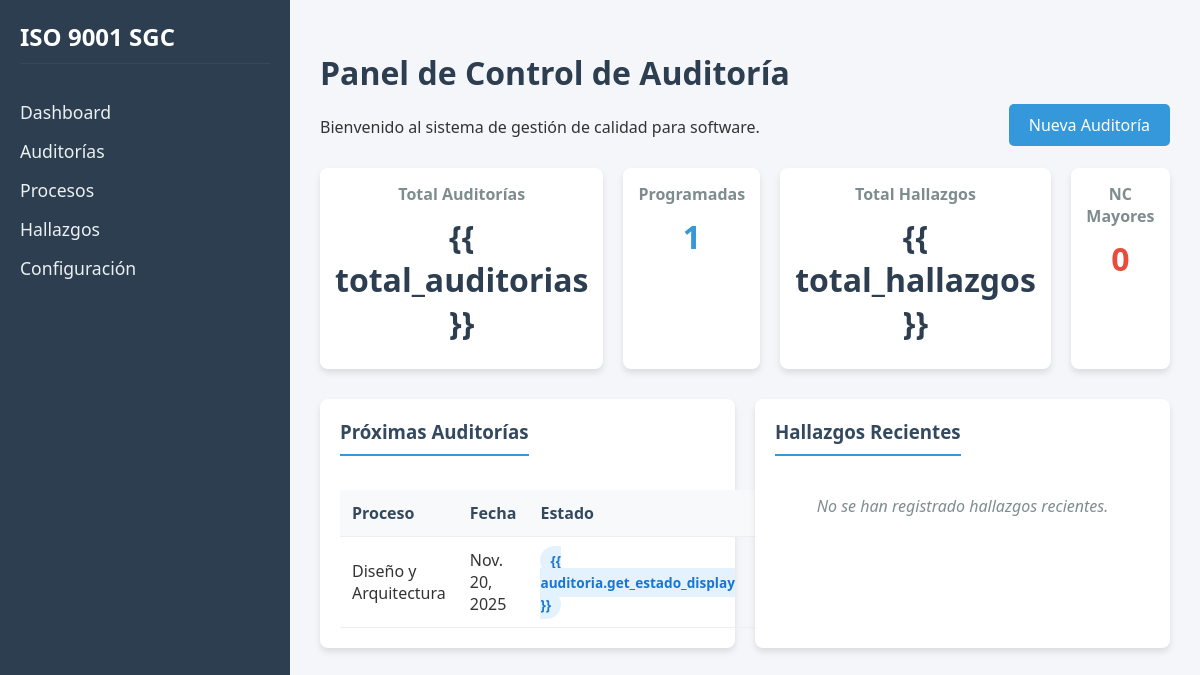
Page /auditorias/ on the committed database.
### auditorias/models.py (models this page shows, shortened)
class Auditoria(models.Model):
    ESTADOS = [
        ('PROGRAMADA', 'Programada'),
        ('EN_CURSO', 'En Curso'),
        ('COMPLETADA', 'Completada'),
        ('CANCELADA', 'Cancelada'),
    ]
    plan = models.ForeignKey(PlanAuditoria, on_delete=models.CASCADE, related_name='auditorias')
    proceso = models.ForeignKey(ProcesoSoftware, on_delete=models.CASCADE)
    normas = models.ManyToManyField(NormaReferencia, related_name='auditorias')
    auditor_lider = models.CharField(max_length=100)
    fecha_programada = models.DateField()
    estado = models.CharField(max_length=20, choices=ESTADOS, default='PROGRAMADA')

class ProcesoSoftware(models.Model):
    nombre = models.CharField(max_length=100, unique=True, help_text="e.g., 'Code Review', 'Deployment'")
    responsable = models.CharField(max_length=100, help_text="Person or role responsible")
    descripcion = models.TextField(blank=True)

### auditorias/views.py (the view)
# urls.py: path('', views.dashboard, name='dashboard'),
def dashboard(request):
    total_auditorias = Auditoria.objects.count()
    auditorias_programadas = Auditoria.objects.filter(estado='PROGRAMADA').count()
    total_hallazgos = Hallazgo.objects.count()
    nc_mayores = Hallazgo.objects.filter(tipo='NC_MAYOR').count()
    auditorias_recientes = Auditoria.objects.all().order_by('-fecha_programada')[:5]
    hallazgos_recientes = Hallazgo.objects.all().order_by('-fecha_reporte')[:5]
    context = {
        'total_auditorias': total_auditorias,
        'auditorias_programadas': auditorias_programadas,
        'total_hallazgos': total_hallazgos,
        'nc_mayores': nc_mayores,
        'auditorias': auditorias_recientes,
        'hallazgos': hallazgos_recientes,
    }
    return render(request, 'auditorias/dashboard.html', context)

### auditorias/templates/auditorias/dashboard.html
{% extends 'auditorias/base.html' %}
{% block content %}
<header>
    <h1>Panel de Control de Auditoría</h1>
    <p>Bienvenido al sistema de gestión de calidad para software.</p>
    <a href="{% url 'crear_auditoria' %}"
        style="background-color: var(--accent-color); color: white; text-decoration: none; padding: 10px 20px; border-radius: 5px; float: right; margin-top: -50px;">Nueva
        Auditoría</a>
</header>
<div class="dashboard-grid" style="grid-template-columns: repeat(4, 1fr); margin-bottom: 30px;">
    <div class="card" style="text-align: center; padding: 15px;">
        <h4 style="margin: 0; color: #7f8c8d;">Total Auditorías</h4>
        <p style="font-size: 2rem; margin: 10px 0; font-weight: bold; color: var(--primary-color);">{{ total_auditorias
            }}</p>
    </div>
    <div class="card" style="text-align: center; padding: 15px;">
        <h4 style="margin: 0; color: #7f8c8d;">Programadas</h4>
        <p style="font-size: 2rem; margin: 10px 0; font-weight: bold; color: #3498db;">{{ auditorias_programadas }}</p>
    </div>
    <div class="card" style="text-align: center; padding: 15px;">
        <h4 style="margin: 0; color: #7f8c8d;">Total Hallazgos</h4>
        <p style="font-size: 2rem; margin: 10px 0; font-weight: bold; color: var(--primary-color);">{{ total_hallazgos
            }}</p>
    </div>
    <div class="card" style="text-align: center; padding: 15px;">
        <h4 style="margin: 0; color: #7f8c8d;">NC Mayores</h4>
        <p style="font-size: 2rem; margin: 10px 0; font-weight: bold; color: #e74c3c;">{{ nc_mayores }}</p>
    </div>
</div>
<div class="dashboard-grid">
    <div class="card">
        <h3>Próximas Auditorías</h3>
        {% if auditorias %}
        <table>
            <thead>
                <tr>
                    <th>Proceso</th>
                    <th>Fecha</th>
                    <th>Estado</th>
                    <th>Acción</th>
                </tr>
            </thead>
            <tbody>
                {% for auditoria in auditorias %}
                <tr>
                    <td>{{ auditoria.proceso.nombre }}</td>
                    <td>{{ auditoria.fecha_programada }}</td>
                    <td><span class="status-badge status-{{ auditoria.estado }}">{{ auditoria.get_estado_display
                            }}</span></td>
                    <td><a href="{% url 'detalle_auditoria' auditoria.pk %}"
                            style="color: var(--accent-color); text-decoration: none;">Ver</a></td>
                </tr>
                {% endfor %}
            </tbody>
        </table>
        {% else %}
        <div class="empty-state">No hay auditorías programadas próximamente.</div>
        {% endif %}
    </div>
    <div class="card">
        <h3>Hallazgos Recientes</h3>
        {% if hallazgos %}
        <table>
            <thead>
                <tr>
                    <th>Tipo</th>
                    <th>Auditoría</th>
                    <th>Fecha</th>
                </tr>
            </thead>
            <tbody>
                {% for hallazgo in hallazgos %}
                <tr>
                    <td>{{ hallazgo.get_tipo_display }}</td>
                    <td>{{ hallazgo.auditoria.proceso.nombre }}</td>
                    <td>{{ hallazgo.fecha_reporte|date:"d/m/Y" }}</td>
                </tr>
                {% endfor %}
            </tbody>
        </table>
        {% else %}
        <div class="empty-state">No se han registrado hallazgos recientes.</div>
        {% endif %}
    </div>
</div>
{% endblock %}

### auditorias/templates/auditorias/base.html (style rules this page uses)
:root { --primary-color: #2c3e50; --secondary-color: #34495e; --accent-color: #3498db; --text-color: #333; --bg-color: #f4f6f9; --card-bg: #ffffff; }
body { font-family: 'Segoe UI', Tahoma, Geneva, Verdana, sans-serif; background-color: var(--bg-color); color: var(--text-color); margin: 0; padding: 0; display: flex; min-height: 100vh; }
header { margin-bottom: 30px; }
h1 { color: var(--primary-color); }
.dashboard-grid { display: grid; grid-template-columns: repeat(auto-fit, minmax(300px, 1fr)); gap: 20px; }
.card { background-color: var(--card-bg); border-radius: 8px; box-shadow: 0 4px 6px rgba(0, 0, 0, 0.1); padding: 20px; }
.card h3 { margin-top: 0; color: var(--secondary-color); border-bottom: 2px solid var(--accent-color); padding-bottom: 10px; display: inline-block; }
table { width: 100%; border-collapse: collapse; margin-top: 15px; }
th, td { text-align: left; padding: 12px; border-bottom: 1px solid #eee; }
th { background-color: #f8f9fa; color: var(--secondary-color); }
.status-badge { padding: 5px 10px; border-radius: 15px; font-size: 0.85rem; font-weight: bold; }
.status-PROGRAMADA { background-color: #e3f2fd; color: #1976d2; }
.empty-state { color: #7f8c8d; font-style: italic; text-align: center; padding: 20px; }

### rows in the picture
Auditoria: proceso.nombre "Diseño y Arquitectura", fecha_programada "Nov. 20, 2025"

### other values in the picture
{{ auditorias_programadas }} "1"
{{ nc_mayores }} "0"
